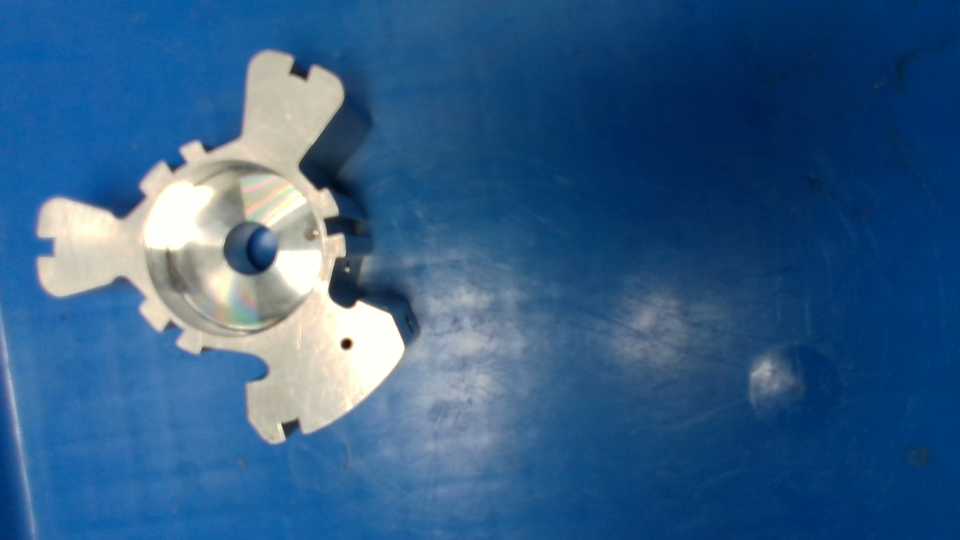
#> input picture images/template_images/screenshot_2024-05-02_17-22-50.jpg, 1920 x 1080 px, found by its file name (shown at 1/2 size)
$ jupyter execute --allow-errors rotation_inference.ipynb
#> lines starting #> are read from the running program, lines starting #| are printed output that depends on the picture
[cell 1]
import cv2 as cv
import numpy as np
from matplotlib import pyplot as plt
from segment_anything import build_sam, SamPredictor, build_sam_vit_b
from huggingface_hub import hf_hub_download
from segment_anything import sam_model_registry

MODEL_INSTALLED = False

def find_rotation_angle(image1, image2) -> tuple[list, list]:
    # Convert images to grayscale
    gray1 = cv.imread(image1, cv.IMREAD_GRAYSCALE)
    gray1 = cv.medianBlur(gray1, 7)

    gray2 = cv.imread(image2, cv.IMREAD_GRAYSCALE)
    gray2 = cv.medianBlur(gray2, 13)

    plt.imshow(gray1)
    plt.show()

    plt.imshow(gray2)
    plt.show()

    gray1 = cv.adaptiveThreshold(gray1, 255, cv.ADAPTIVE_THRESH_GAUSSIAN_C, cv.THRESH_BINARY, 11, 2)
    gray2 = cv.adaptiveThreshold(gray2, 255, cv.ADAPTIVE_THRESH_GAUSSIAN_C, cv.THRESH_BINARY, 11, 2)

    plt.imshow(gray1)
    plt.show()

    plt.imshow(gray2)
    plt.show()


    # Initialize ORB detector
    orb = cv.ORB_create(nfeatures=100, scoreType=cv.ORB_FAST_SCORE)
    keypoints1 = orb.detect(gray1, None)
    keypoints2 = orb.detect(gray2, None)

    image1_kp = cv.drawKeypoints(gray1, keypoints1, None, color=(0,255,0), flags=0)
    plt.imshow(image1_kp), plt.show()

    image2_kp = cv.drawKeypoints(gray2, keypoints2, None, color=(0,255,0), flags=0)
    plt.imshow(image2_kp), plt.show()

    keypoints1 = cv.KeyPoint_convert(keypoints1)
    keypoints2 = cv.KeyPoint_convert(keypoints2)


    return keypoints1, keypoints2


def find_keypoint_average(keypoints):
    x_avg = 0
    y_avg = 0

    x_sum = 0
    y_sum = 0

    keypoints_len = len(keypoints)

    for keypoint in keypoints:
        x_sum += keypoint[0]
        y_sum += keypoint[1]

    x_avg = int(x_sum / keypoints_len)
    y_avg = int(y_sum / keypoints_len)

    return x_avg, y_avg

# Load images

# Find rotation angle
#> (the rest of this cell did not finish here and is left out)

[cell 2]
from segment_anything import build_sam, SamPredictor, build_sam_vit_b
from huggingface_hub import hf_hub_download
from segment_anything import sam_model_registry


def show_mask(mask, ax, random_color=False):
    if random_color:
        color = np.concatenate([np.random.random(3), np.array([0.6])], axis=0)
    else:
        color = np.array([30/255, 144/255, 255/255, 0.6])
    h, w = mask.shape[-2:]
    mask_image = mask.reshape(h, w, 1) * color.reshape(1, 1, -1)
    ax.imshow(mask_image)


#> (the rest of this cell did not finish here and is left out)

#> (a cell that did not finish here is left out)

#> (a cell that did not finish here is left out)

[cell 5]
import torch
from torchvision.ops import masks_to_boxes
import matplotlib.patches as patches

#> (the rest of this cell did not finish here and is left out)

#> (a cell that did not finish here is left out)

#> (a cell that did not finish here is left out)

[cell 8]
# Now we compare image overlaps.
from scipy import ndimage

i = 0
#> (the rest of this cell did not finish here and is left out)

#> (a cell that did not finish here is left out)

#> (a cell that did not finish here is left out)

[cell 11]
img1 = cv.imread("screenshot_2024-05-02_17-22-50.jpg")
#> img1 is the input picture: shape (1080, 1920, 3); mean B, G, R 134.8, 93.3, 50.7
img2 = cv.imread("screenshot_2024-05-02_17-23-01.jpg")
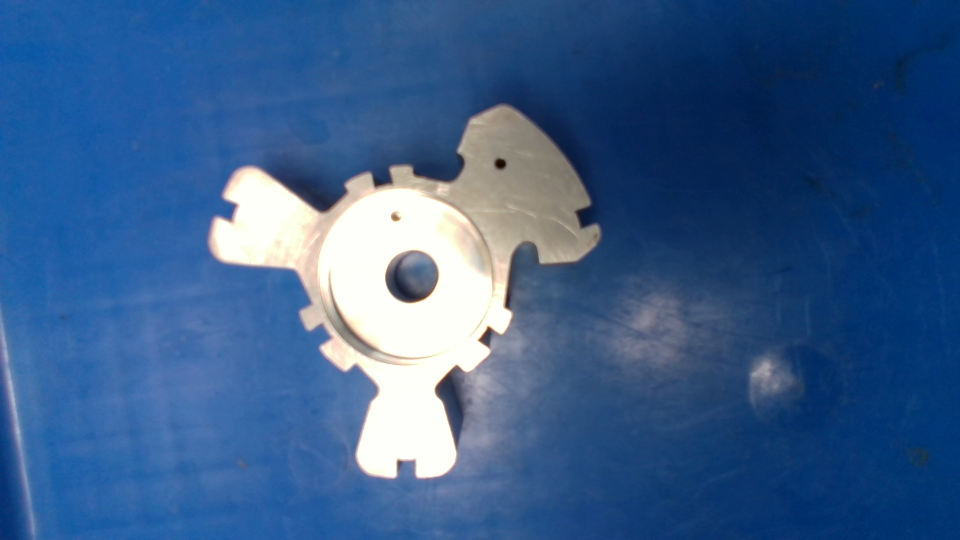
#> input picture images/test_images/screenshot_2024-05-02_17-23-01.jpg, 1920 x 1080 px, found by its file name (shown at 1/2 size)
#> img2 is the input picture: shape (1080, 1920, 3); mean B, G, R 139.2, 93.2, 56.9

rotated_img = ndimage.rotate(img1, 108, reshape=False)
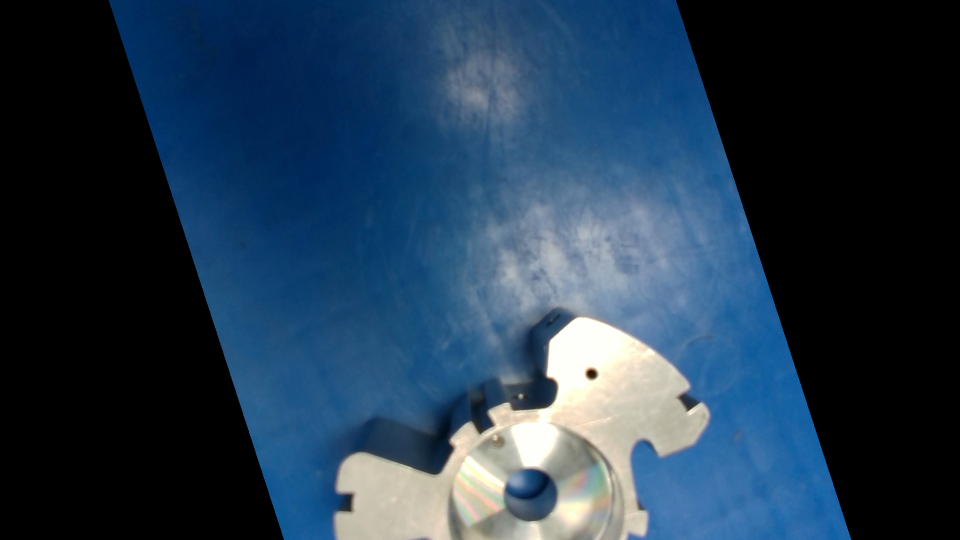
#> rotated_img: shape (1080, 1920, 3) (shown at 1/2 size); mean B, G, R 78.7, 58.1, 36
plt.imshow(rotated_img)
plt.show()

plt.imshow(img1)
plt.show()
